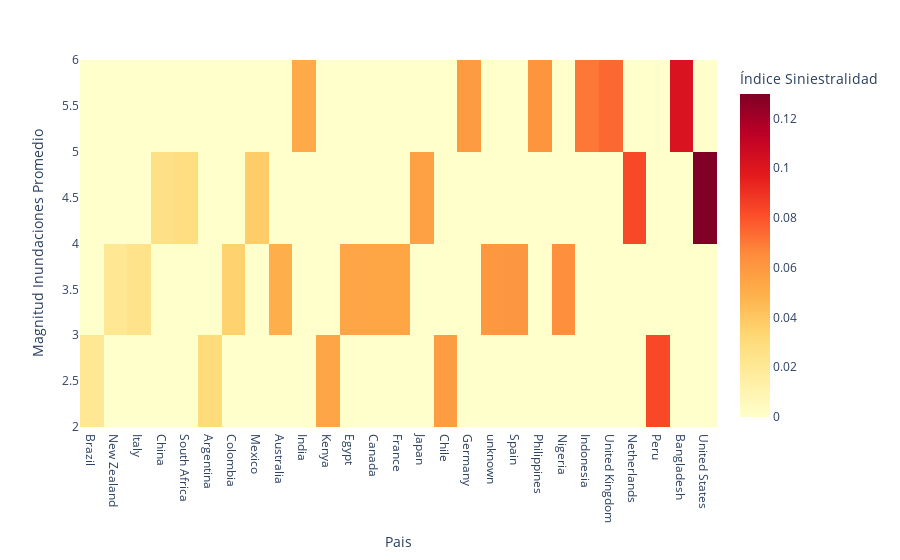

Notebook source saved alongside this figure:
### Code cell
fig = px.density_heatmap(summary, x = "Pais", y="Magnitud Inundaciones Promedio", text_auto = False, z = "Indice de Siniestralidad",color_continuous_scale = "YlOrRd", template = "plotly_white")

fig.update_layout( coloraxis_colorbar_title_text = 'Índice Siniestralidad')

#fig.write_html(r"C:\Users\abrah\OneDrive\Desktop\casoCAS\docs\images\SiniestralidadVsSeveridad.html")

### Figure 1 — Plotly figure (JSON) as saved in the notebook; plotly's stock layout.template omitted (floating-point values rounded to 4 significant figures)
{"data": [{"coloraxis": "coloraxis", "histfunc": "sum", "hovertemplate": "Pais=%{x}<br>Magnitud Inundaciones Promedio=%{y}<br>sum of Indice de Siniestralidad=%{z}<extra></extra>", "name": "", "type": "histogram2d", "x": ["Brazil", "New Zealand", "Italy", "China", "South Africa", "Argentina", "Colombia", "Mexico", "Australia", "India", "Kenya", "Egypt", "Canada", "France", "Japan", "Chile", "Germany", "unknown", "Spain", "Philippines", "Nigeria", "Indonesia", "United Kingdom", "Netherlands", "Peru", "Bangladesh", "United States"], "xaxis": "x", "xbingroup": "x", "y": [2.571, 3, 3.333, 4, 4, 2.857, 3, 4, 3.391, 5, 2.571, 3, 3.333, 3, 4.5, 2.5, 5, 3.5, 3.5, 5, 3.667, 5, 5, 4, 2.4, 5, 4.143], "yaxis": "y", "ybingroup": "y", "z": [0.02091, 0.02096, 0.02452, 0.02605, 0.02814, 0.03021, 0.03516, 0.03765, 0.05002, 0.05233, 0.05412, 0.05421, 0.0543, 0.0544, 0.05622, 0.05768, 0.05885, 0.06, 0.06104, 0.06162, 0.06418, 0.07062, 0.07436, 0.08301, 0.08307, 0.1019, 0.1298]}], "layout": {"coloraxis": {"colorbar": {"title": {"text": "Índice Siniestralidad"}}, "colorscale": [[0, "rgb(255,255,204)"], [0.125, "rgb(255,237,160)"], [0.25, "rgb(254,217,118)"], [0.375, "rgb(254,178,76)"], [0.5, "rgb(253,141,60)"], [0.625, "rgb(252,78,42)"], [0.75, "rgb(227,26,28)"], [0.875, "rgb(189,0,38)"], [1, "rgb(128,0,38)"]]}, "legend": {"tracegroupgap": 0}, "margin": {"t": 60}, "xaxis": {"anchor": "y", "domain": [0, 1], "title": {"text": "Pais"}}, "yaxis": {"anchor": "x", "domain": [0, 1], "title": {"text": "Magnitud Inundaciones Promedio"}}}}
